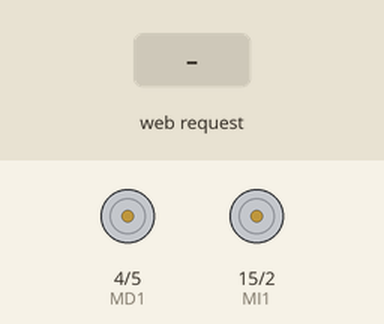
Recording of a sketch running on a simulated ESP32. On the bench: motor-driver pin pairs drawn as motors (green arrow = first pin HIGH = forward, orange = second pin HIGH = backward, longer = more drive). The test bench sets the inputs (shaded band). WiFi joins after 1.5 s; servers stay silent unless stated; what the sketch prints to the serial monitor is not drawn.

Above: at 2.7 s.
2.8 s: HTTP request GET /forw received
At 3.9 s:
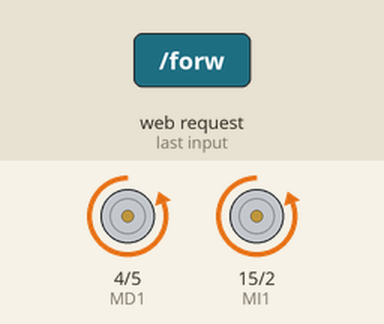
4.3 s: HTTP request GET /izq received
At 5.1 s:
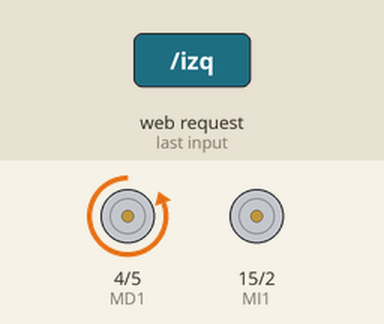
5.8 s: HTTP request GET /der received
At 6.2 s:
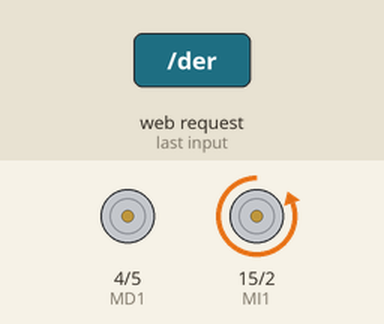
7.3 s: HTTP request GET /back received
At 8.5 s:
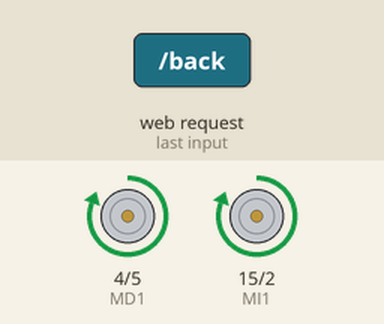
8.8 s: HTTP request GET /stop received
At 9.6 s:
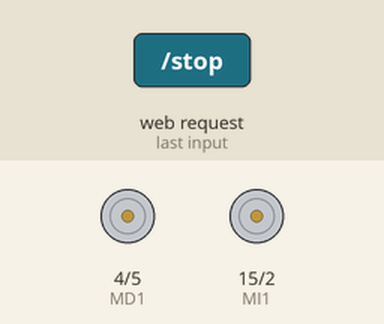
Timing chart, 0 to 11.3 s (numbered marks = the images above; inputs shaded):
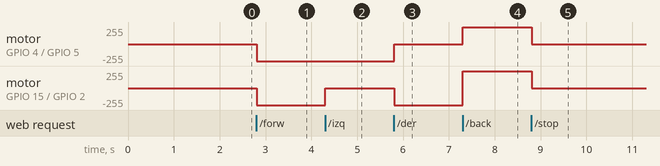

The sketch:

FinalDigitalesII.ino
```cpp
#include <WiFi.h>
#include <WiFiMulti.h>
#include <WiFiClient.h>
//#include <Wire.h>

#define ssid1        "_________"
#define password1    "________"

unsigned int distancia = 0;

const int TRIGGER = 35;
const int ECHO = 34;
const int MI1 = 15;
const int MI2 = 2;
const int MD1 = 4;
const int MD2 = 5;


WiFiMulti wifiMulti;
WiFiServer server(80);

String header;

String laberinto[20][20];

String color="F323EF";

// Diseño de la pagina que va a ser mostrada
String pagina = "<!DOCTYPE html>"
                "<html>"
                "<head>"
                "<title> Control carro recorredor de laberinto </title>"
                "</head>"
                "<body>"
                "<center>"
                "<p><a href='/forw'><button> Adelante </button></p>"
                "<p><a href='/izq'><button> Izquierda </button>"
                "<a href='/stop'><button> Detener </button>"
                "<a href='/der'><button> Derecha </button></p>"
                "<p><a href='/back'><button> Atras </button></p>"
                "<table width='280' cellspacing='1' cellpadding='3' border='0' bgcolor='#1E679A'>"
                "<tr>"
                "<td><font color='FFFFFF' face='arial, verdana, helvetica'>"
                "<b>Color captado por la camara</b>"
                "</font></td>"
                "</tr>"
                "<tr>"
                "<td bgcolor=#"+color+
                "rowspan='20'>"
                "<font face='arial, verdana, helvetica'>"
                " &nbsp; <br>   "
                " &nbsp; <br> "
                " &nbsp; <br> "
                " &nbsp; <br> "
                " &nbsp;"
                "</font>"
                "</td>"
                "</tr>"
                "</table>"
                "</center>"
                "</body>"
                "</html>";


//SetUP
void setup() {
  Serial.begin(115200);//iniciailzamos la comunicación
  pinMode(TRIGGER, OUTPUT); //pin como salida
  pinMode(ECHO, INPUT);  //pin como entrada
  digitalWrite(TRIGGER, LOW);//Inicializamos el pin con 0
  pinMode(MI1, OUTPUT); //pin como salida
  pinMode(MI2, OUTPUT); //pin como salida
  pinMode(MD1, OUTPUT); //pin como salida
  pinMode(MD2, OUTPUT); //pin como salida

//  Wire.begin();

  wifiMulti.addAP(ssid1, password1);        //Conexion con la red wi-fi
  Serial.println("Connecting Wifi...");
  if (wifiMulti.run() == WL_CONNECTED) {
    Serial.println("");
    Serial.println("WiFi connected");
    Serial.println("IP address: ");
    Serial.println(WiFi.localIP());
  }
  server.begin();
}


//Loop
void loop()
{
  servidor();
}


//Interaccion entre la pagina y los pines del microcontrolador
void servidor() {
  WiFiClient client = server.available();
  if (client)
  {
    //Serial.println("New Client.");
    String currentLine = "";
    while (client.connected())
    {
      if (client.available())
      {
        char c = client.read();
        //Serial.write(c);
        header += c;
        if (c == '\n')
        {
          if (currentLine.length() == 0)
          {
            client.println("HTTP/1.1 200 OK");
            client.println("Content-type:text/html");
            client.println("Connection: close");
            client.println();

            if (header.indexOf("GET /forw") >= 0) {
              digitalWrite(MI2, HIGH);
              digitalWrite(MI1, LOW);
              digitalWrite(MD2, HIGH);
              digitalWrite(MD1, LOW);
            } else if (header.indexOf("GET /izq") >= 0) {
              digitalWrite(MI2, LOW);
              digitalWrite(MI1, LOW);
              digitalWrite(MD2, HIGH);
              digitalWrite(MD1, LOW);

            } else if (header.indexOf("GET /der") >= 0) {
              digitalWrite(MI2, HIGH);
              digitalWrite(MI1, LOW);
              digitalWrite(MD2, LOW);
              digitalWrite(MD1, LOW);

            } else if (header.indexOf("GET /back") >= 0) {
              digitalWrite(MI2, LOW);
              digitalWrite(MI1, HIGH);
              digitalWrite(MD2, LOW);
              digitalWrite(MD1, HIGH);

            } else if (header.indexOf("GET /stop") >= 0) {
              digitalWrite(MI2, LOW);
              digitalWrite(MI1, LOW);
              digitalWrite(MD2, LOW);
              digitalWrite(MD1, LOW);

            }

            client.println(pagina);
            client.println();
            break;
          }
          else
          {
            currentLine = "";
          }
        } else if (c != '\r') {
          currentLine += c;
        }
      }
    }
    header = "";
    // close the connection:
    client.stop();
    //Serial.println("Client Disconnected.");
  }
}


// Uso del ultrasonido

// digitalWrite(MI2, HIGH);
//   digitalWrite(MI1, HIGH);
//   digitalWrite(MD2, HIGH);
//   digitalWrite(MD1, HIGH);
//
//
//  long t; //timepo que demora en llegar el eco
//  long d; //distancia en centimetros
//
//  digitalWrite(TRIGGER, HIGH);
//  delayMicroseconds(10);          //Enviamos un pulso de 10us
//  digitalWrite(TRIGGER, LOW);
//
//  t = pulseIn(ECHO, HIGH); //obtenemos el ancho del pulso
//  d = t/59;             //escalamos el tiempo a una distancia en cm
//
//  Serial.print(t);
//  Serial.println();
//  Serial.print("Distancia: ");
//  Serial.print(d);      //Enviamos serialmente el valor de la distancia
//  Serial.print("cm");
//  Serial.println();
//  delay(1000);          //Hacemos una pausa de 100ms
```

Measured:
- after the input at 2.8 s, motor on GPIO 4 (MD1) / GPIO 5 (MD2), motor on GPIO 15 (MI1) / GPIO 2 (MI2): stopped → backward 255/255 at once
- after the input at 4.3 s, motor on GPIO 15 (MI1) / GPIO 2 (MI2): backward 255/255 → stopped at once
- after the input at 5.8 s, motor on GPIO 4 (MD1) / GPIO 5 (MD2): backward 255/255 → stopped at once; motor on GPIO 15 (MI1) / GPIO 2 (MI2): stopped → backward 255/255 at once
- after the input at 7.3 s, motor on GPIO 4 (MD1) / GPIO 5 (MD2): stopped → forward 255/255 at once; motor on GPIO 15 (MI1) / GPIO 2 (MI2): backward 255/255 → forward 255/255 at once
- after the input at 8.8 s, motor on GPIO 4 (MD1) / GPIO 5 (MD2), motor on GPIO 15 (MI1) / GPIO 2 (MI2): forward 255/255 → stopped at once
